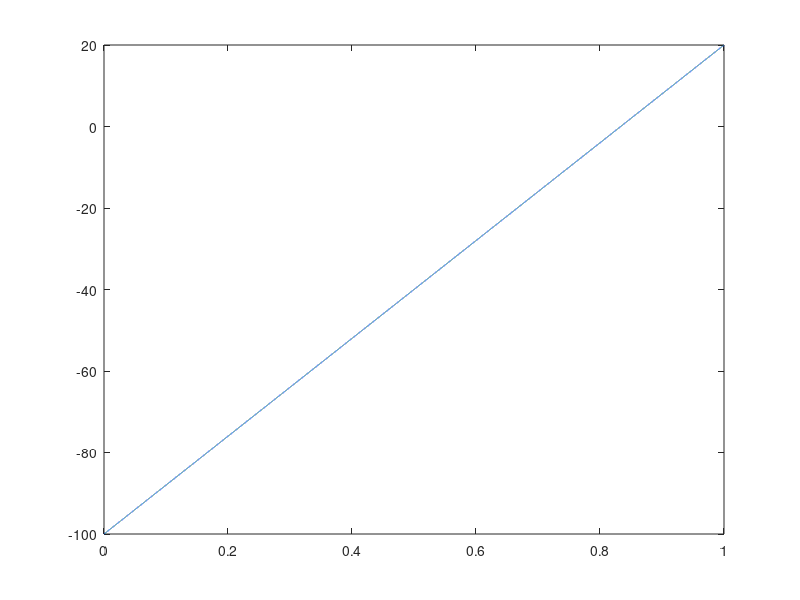

MATLAB code for this plot:
%% Construction of Command to feed to Voltage Command protocol

%%
Fs = 50000;
x = 0:Fs-1/Fs;
y = zeros(size(x));
for start = 0:2:8;
    y(start*Fs/10+1:(start+1)*Fs/10) = 1;
end

plot(x,y);

cd C:\Users\Anthony' Azevedo'\Code\FlySound\CommandWaves\

audiowrite(['Basic','.wav'],...
    y,...
    Fs,...
    'BitsPerSample',32);

%%
close all

cd 'C:\Users\Anthony Azevedo\Code\FlySound\CommandWaves\'

Fs = 50000;
x = (0:Fs/2-1)/Fs;
y = zeros(size(x));

y(x<.2) = 88;
y(x>=.2 & x <.3) = 88 - (255/.1)*(x(x>=.2 & x <.3)-.2);
y(x>=.3) = 20;


plot(x,y);

cd C:\Users\Anthony' Azevedo'\Code\FlySound\CommandWaves\

audiowrite(['NonInvasiveVmRamp','.wav'],...
    y,...
    Fs,...
    'BitsPerSample',32);


%%
close all

cd 'C:\Users\Anthony Azevedo\Code\FlySound\CommandWaves\'

Fs = 50000;
x = (0:Fs-1)/Fs;
y = (20+100)*x - 100;

plot(x,y);

cd C:\Users\Anthony' Azevedo'\Code\FlySound\CommandWaves\

audiowrite(['VoltageRamp_m100_p20_1s','.wav'],...
    y,...
    Fs,...
    'BitsPerSample',32);